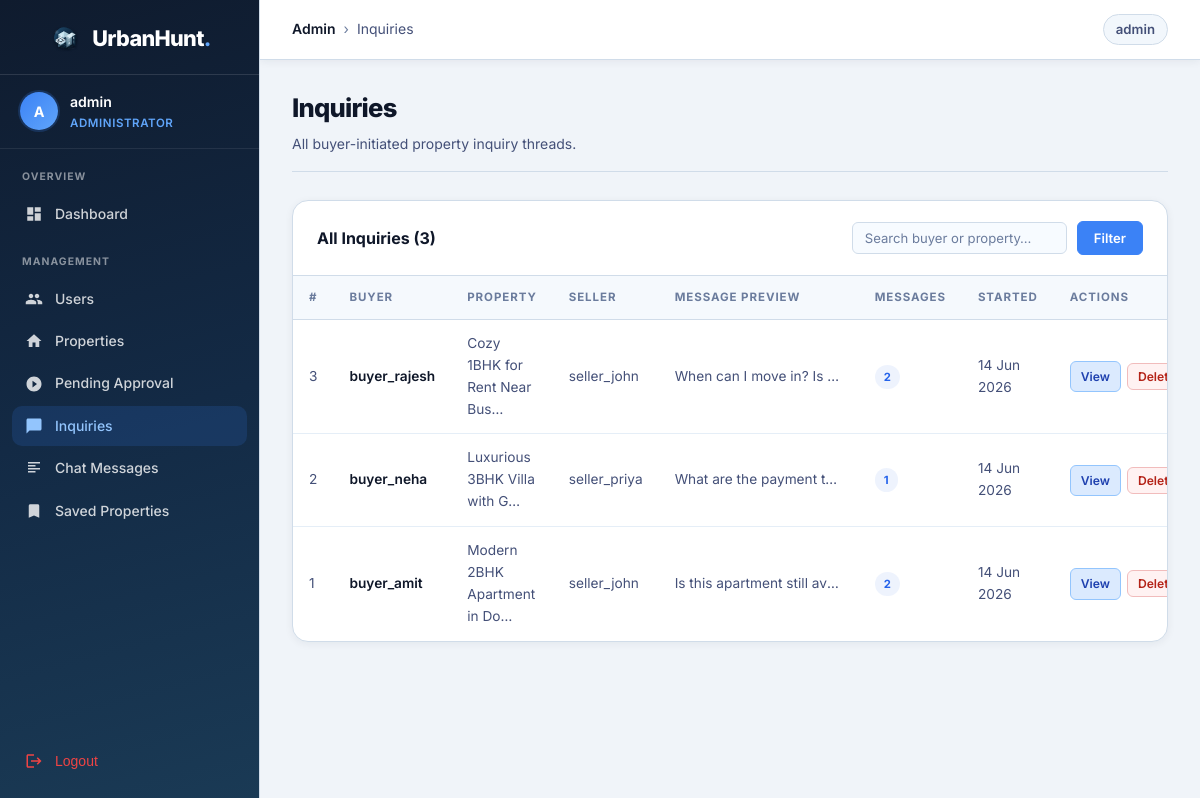
Page /panel/inquiries/ (signed in) on the committed database.
### core/models.py (models this page shows, shortened)
class User(AbstractUser):
	class Role(models.TextChoices):
		BUYER = "buyer", "Buyer"
		SELLER = "seller", "Seller"
		ADMIN = "admin", "Admin"
	role = models.CharField(max_length=10, choices=Role.choices, default=Role.BUYER)
	mobile_no = models.CharField(
		max_length=15,
		blank=True,
		validators=[RegexValidator(regex=r"^\+?[0-9]{10,15}$", message="Enter a valid mobile number.")],
	)

class InquiryChat(models.Model):
	buyer = models.ForeignKey(
		User,
		on_delete=models.CASCADE,
		related_name="inquiries",
		limit_choices_to={"role": User.Role.BUYER},
	)
	property = models.ForeignKey(Property, on_delete=models.CASCADE, related_name="inquiries")
	message = models.TextField()
	created_at = models.DateTimeField(auto_now_add=True)
	class Meta:
		ordering = ["-created_at"]

class Property(models.Model):
	class PropertyType(models.TextChoices):
		RENT = "rent", "Rent"
		SELL = "sell", "Sell"
	class PropertyStatus(models.TextChoices):
		AVAILABLE = "available", "Available"
		SOLD = "sold", "Sold"
		RENTED = "rented", "Rented"
	title = models.CharField(max_length=255)
	description = models.TextField()
	price = models.CharField(
		max_length=50,
		help_text="e.g., 1.3 cr, 25 lakh, 5k, ₹2500000"
	)
	location = models.CharField(max_length=255)
	property_type = models.CharField(max_length=10, choices=PropertyType.choices)
	amenities = models.TextField(blank=True)
	image = models.FileField(upload_to="properties/images/")
	documents = models.FileField(upload_to="properties/documents/", blank=True, null=True)
	seller = models.ForeignKey(
		User,
		on_delete=models.CASCADE,
		related_name="properties",
		limit_choices_to={"role": User.Role.SELLER},
	)
	is_verified = models.BooleanField(default=False)
	status = models.CharField(
		max_length=10,
		choices=PropertyStatus.choices,
		default=PropertyStatus.AVAILABLE,
	)
	created_at = models.DateTimeField(auto_now_add=True)
	updated_at = models.DateTimeField(auto_now=True)

### core/views.py (the view)
# urls.py: path("panel/inquiries/", views.admin_inquiries, name="admin_inquiries"),
@login_required
def admin_inquiries(request):
	guard = _require_admin(request)
	if guard:
		return guard
	qs = InquiryChat.objects.select_related("buyer", "property", "property__seller").annotate(
		msg_count=Count("messages")
	).order_by("-created_at")
	q = request.GET.get("q", "").strip()
	if q:
		qs = qs.filter(
			Q(buyer__username__icontains=q) |
			Q(property__title__icontains=q) |
			Q(message__icontains=q)
		)
	return render(request, "admin_panel/inquiries.html", {
		"page_obj": _paginate(qs, request),
		"admin_stats": _admin_stats(),
	})

### core/context_processors.py (called while the page is built, shortened)
def chat_notifications(request):
	user = request.user
	if not user.is_authenticated or user.is_superuser or user.role == User.Role.ADMIN:
		return {"chat_notifications": {"unread_count": 0, "items": []}}

### core/views.py (called while the page is built)
def _require_admin(request):
	if not request.user.is_authenticated:
		return redirect(f"/login/?next={request.path}")
	if not (request.user.is_superuser or request.user.role == User.Role.ADMIN):
		return redirect("core:home")
	return None

def _paginate(qs, request, per_page=25):
	paginator = Paginator(qs, per_page)
	page_number = request.GET.get("page", 1)
	return paginator.get_page(page_number)

def _admin_stats():
	return {
		"total_users": User.objects.count(),
		"buyers": User.objects.filter(role=User.Role.BUYER).count(),
		"sellers": User.objects.filter(role=User.Role.SELLER).count(),
		"verified_properties": Property.objects.filter(is_verified=True).count(),
		"pending_properties": Property.objects.filter(is_verified=False).count(),
		"total_inquiries": InquiryChat.objects.count(),
		"total_messages": ChatMessage.objects.count(),
		"saved_properties": SavedProperty.objects.filter(buyer__role=User.Role.BUYER).count(),
	}

### core/templates/admin_panel/inquiries.html (shortened to what this page needs)
{% extends "admin_panel/base.html" %}
{% block breadcrumb %}<span class="breadcrumb-sep">›</span><span>Inquiries</span>{% endblock %}
{% block content %}
<div class="page-header">
  <div>
    <h1 class="page-title">Inquiries</h1>
    <p class="page-subtitle">All buyer-initiated property inquiry threads.</p>
  </div>
</div>
<div class="table-card">
  <div class="table-card-header">
    <span class="table-card-title">All Inquiries ({{ page_obj.paginator.count }})</span>
    <form class="table-filter-form" method="get">
      <input class="filter-input" type="text" name="q" value="{{ request.GET.q|default:'' }}" placeholder="Search buyer or property…" id="inq-search" />
      <button type="submit" class="btn btn--primary" id="inq-filter-btn">Filter</button>
    </form>
  </div>
  <div class="table-wrapper">
    <table class="admin-table">
      <thead>
        <tr>
          <th>#</th>
          <th>Buyer</th>
          <th>Property</th>
          <th>Seller</th>
          <th>Message Preview</th>
          <th>Messages</th>
          <th>Started</th>
          <th>Actions</th>
        </tr>
      </thead>
      <tbody>
        {% for inq in page_obj %}
        <tr id="row-inq-{{ inq.id }}">
          <td>{{ inq.id }}</td>
          <td><strong>{{ inq.buyer.username }}</strong></td>
          <td>{{ inq.property.title|truncatechars:28 }}</td>
          <td>{{ inq.property.seller.username }}</td>
          <td style="max-width:200px;white-space:nowrap;overflow:hidden;text-overflow:ellipsis;">{{ inq.message|truncatechars:60 }}</td>
          <td>
            <span class="badge badge--blue">{{ inq.msg_count }}</span>
          </td>
          <td>{{ inq.created_at|date:"d M Y" }}</td>
          <td>
            <div class="table-actions">
              <a href="{% url 'core:admin_inquiry_detail' inq.pk %}" class="btn btn--view btn--sm" id="view-inq-{{ inq.id }}">View</a>
              <button type="button" class="btn btn--delete btn--sm admin-delete-btn" data-url="{% url 'core:admin_inquiry_delete' inq.id %}" data-row="row-inq-{{ inq.id }}">Delete</button>
            </div>
          </td>
        </tr>
        {% empty %}
        <tr><td colspan="8" class="table-empty">No inquiries found.</td></tr>
        {% endfor %}
      </tbody>
    </table>
  </div>
</div>
{% endblock %}

### core/templates/admin_panel/base.html (shortened to what this page needs)
{% load static %}
<!DOCTYPE html>
<html lang="en">
<head>
  {% load static %}
  <link rel="stylesheet" href="{% static 'core/css/admin_panel.css' %}" />
</head>
<body>
<aside class="admin-sidebar" id="adminSidebar">
  <div class="sidebar-header">
    <a href="{% url 'core:admin_dashboard' %}" class="sidebar-brand">
      <img src="{% static 'core/images/home-hero-premium.svg' %}" alt="UrbanHunt logo" class="sidebar-brand-logo" />
      <span class="brand-text">UrbanHunt<span class="brand-dot">.</span></span>
    </a>
  </div>
  <div class="sidebar-admin-info">
    <div class="admin-avatar">{{ request.user.username|first|upper }}</div>
    <div class="admin-details">
      <span class="admin-name">{{ request.user.username }}</span>
      <span class="admin-role">Administrator</span>
    </div>
  </div>
  <nav class="sidebar-nav" aria-label="Admin Navigation">
    <div class="nav-section-label">Overview</div>
    <a href="{% url 'core:admin_dashboard' %}" class="sidebar-link {% if request.resolver_match.url_name == 'admin_dashboard' %}active{% endif %}">
      <span class="nav-icon">
        <svg viewBox="0 0 24 24"><path d="M3 13h8V3H3v10zm0 8h8v-6H3v6zm10 0h8V11h-8v10zm0-18v6h8V3h-8z"/></svg>
      </span>
      <span class="nav-label">Dashboard</span>
    </a>
    <div class="nav-section-label">Management</div>
    <a href="{% url 'core:admin_users' %}" class="sidebar-link {% if 'admin_users' in request.resolver_match.url_name %}active{% endif %}">
      <span class="nav-icon">
      </span>
      <span class="nav-label">Users</span>
    </a>
    <a href="{% url 'core:admin_properties' %}" class="sidebar-link {% if 'admin_property' in request.resolver_match.url_name or request.resolver_match.url_name == 'admin_properties' %}active{% endif %}">
      <span class="nav-icon">
        <svg viewBox="0 0 24 24"><path d="M10 20v-6h4v6h5v-8h3L12 3 2 12h3v8z"/></svg>
      </span>
      <span class="nav-label">Properties</span>
    </a>
    <a href="{% url 'core:admin_properties_pending' %}" class="sidebar-link sidebar-link--sub {% if request.resolver_match.url_name == 'admin_properties_pending' %}active{% endif %}">
      <span class="nav-icon">
        <svg viewBox="0 0 24 24"><path d="M12 2C6.48 2 2 6.48 2 12s4.48 10 10 10 10-4.48 10-10S17.52 2 12 2zm-2 14.5v-9l6 4.5-6 4.5z"/></svg>
      </span>
      <span class="nav-label">Pending Approval</span>
    </a>
    <a href="{% url 'core:admin_inquiries' %}" class="sidebar-link {% if request.resolver_match.url_name == 'admin_inquiries' %}active{% endif %}">
      <span class="nav-icon">
        <svg viewBox="0 0 24 24"><path d="M20 2H4c-1.1 0-2 .9-2 2v18l4-4h14c1.1 0 2-.9 2-2V4c0-1.1-.9-2-2-2z"/></svg>
      </span>
      <span class="nav-label">Inquiries</span>
    </a>
    <a href="{% url 'core:admin_messages' %}" class="sidebar-link {% if request.resolver_match.url_name == 'admin_messages' %}active{% endif %}">
      <span class="nav-icon">
        <svg viewBox="0 0 24 24"><path d="M4 4h16v2H4zm0 4h10v2H4zm0 4h16v2H4zm0 4h10v2H4z"/></svg>
      </span>
      <span class="nav-label">Chat Messages</span>
    </a>
    <a href="{% url 'core:admin_saved_properties' %}" class="sidebar-link {% if request.resolver_match.url_name == 'admin_saved_properties' %}active{% endif %}">
      <span class="nav-icon">
        <svg viewBox="0 0 24 24"><path d="M17 3H7c-1.1 0-1.99.9-1.99 2L5 21l7-3 7 3V5c0-1.1-.9-2-2-2z"/></svg>
      </span>
      <span class="nav-label">Saved Properties</span>
    </a>
    <form method="post" action="{% url 'core:logout' %}" class="sidebar-logout-form">
      <button type="submit" class="sidebar-link sidebar-link--logout">
        <span class="nav-icon">
          <svg viewBox="0 0 24 24"><path d="M17 7l-1.41 1.41L18.17 11H8v2h10.17l-2.58 2.58L17 17l5-5zM4 5h8V3H4c-1.1 0-2 .9-2 2v14c0 1.1.9 2 2 2h8v-2H4V5z"/></svg>
        </span>
        <span class="nav-label">Logout</span>
      </button>
    </form>
  </nav>
</aside>
<div class="admin-main" id="adminMain">
  <header class="admin-topbar">
    <div class="topbar-breadcrumb">
      <span class="breadcrumb-home">Admin</span>
      {% block breadcrumb %}<span class="breadcrumb-sep">&gt;</span><span>Dashboard</span>{% endblock %}
    </div>
    <div class="topbar-right">
      <span class="topbar-user">{{ request.user.username }}</span>
    </div>
  </header>
  <main class="admin-content">
    {% block content %}{% endblock %}
  </main>
</div>
</body>
</html>

### rows in the picture
User: user.username|first "A", user.username "admin"
InquiryChat: id "3", buyer.username "buyer_rajesh", property "Cozy 1BHK for Rent Near Bus…", property.seller.username "seller_john", message "When can I move in? Is…", msg_count "2", created_at "14 Jun 2026"
InquiryChat: id "2", buyer.username "buyer_neha", property "Luxurious 3BHK Villa with G…", property.seller.username "seller_priya", message "What are the payment t…", msg_count "1", created_at "14 Jun 2026"
InquiryChat: id "1", buyer.username "buyer_amit", property "Modern 2BHK Apartment in Do…", property.seller.username "seller_john", message "Is this apartment still av…", msg_count "2", created_at "14 Jun 2026"

### other values in the picture
{{ page_obj.paginator.count }} "3"
